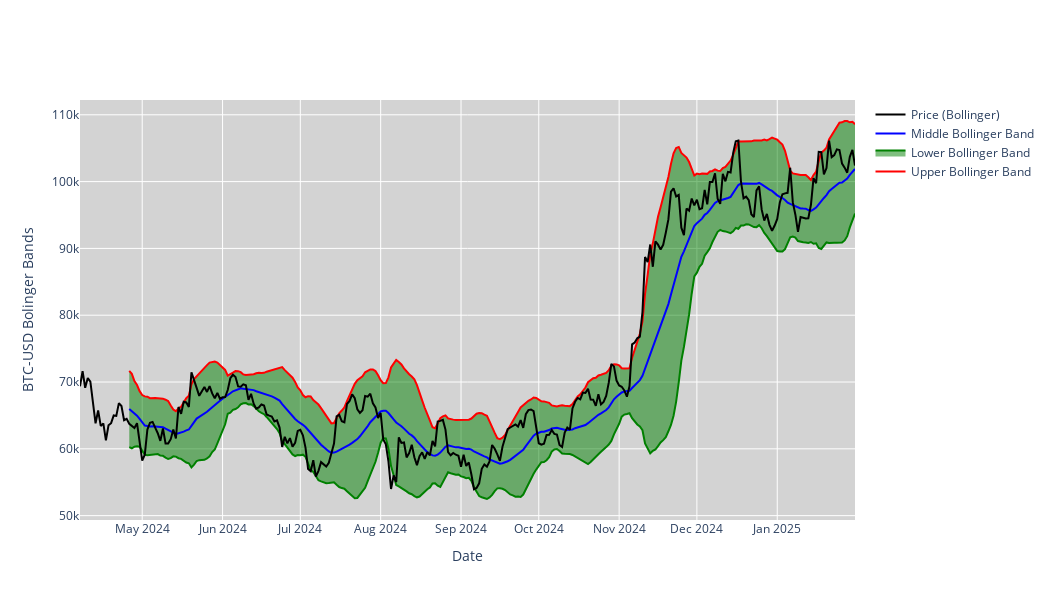

The notebook cell saved with this chart:
### Code cell
#BB
fig = go.Figure()
fig.add_trace(go.Scatter(x=stock_data.index, y=stock_data['UB'], mode='lines', name='Upper Bollinger Band', visible=True, line=dict(color='red')))
fig.add_trace(go.Scatter(x=stock_data.index, y=stock_data['LB'], fill='tonexty', mode='lines', name='Lower Bollinger Band', visible=True, line=dict(color='green')))
fig.add_trace(go.Scatter(x=stock_data.index, y=stock_data['M20'], mode='lines', name='Middle Bollinger Band', visible=True, line=dict(color='blue')))
fig.add_trace(go.Scatter(x=stock_data.index, y=stock_data['Close'], mode='lines', name='Price (Bollinger)', visible=True, line=dict(color='black')))
fig.update_layout(
    xaxis_rangeslider_visible=False,
    yaxis_title=f'{ticker} Bolinger Bands',
    xaxis_title='Date',
    plot_bgcolor='lightgrey',
    width=1050,
    height=600
)
fig.show()
fig.write_image('./images/Bollinger_Bands.png')

### Figure 1 — Plotly figure (JSON) as saved in the notebook; plotly's stock layout.template omitted (floating-point values rounded to 4 significant figures; data arrays with more than 128 entries replaced by an {"elided": "..."} marker saying what was removed)
{"data": [{"line": {"color": "red"}, "mode": "lines", "name": "Upper Bollinger Band", "type": "scatter", "visible": true, "x": {"elided": "300 str values"}, "y": {"elided": "300 float values"}}, {"fill": "tonexty", "line": {"color": "green"}, "mode": "lines", "name": "Lower Bollinger Band", "type": "scatter", "visible": true, "x": {"elided": "300 str values"}, "y": {"elided": "300 float values"}}, {"line": {"color": "blue"}, "mode": "lines", "name": "Middle Bollinger Band", "type": "scatter", "visible": true, "x": {"elided": "300 str values"}, "y": {"elided": "300 float values"}}, {"line": {"color": "black"}, "mode": "lines", "name": "Price (Bollinger)", "type": "scatter", "visible": true, "x": {"elided": "300 str values"}, "y": {"elided": "300 float values"}}], "layout": {"height": 600, "plot_bgcolor": "lightgrey", "width": 1050, "xaxis": {"rangeslider": {"visible": false}, "title": {"text": "Date"}}, "yaxis": {"title": {"text": "BTC-USD Bolinger Bands"}}}}
